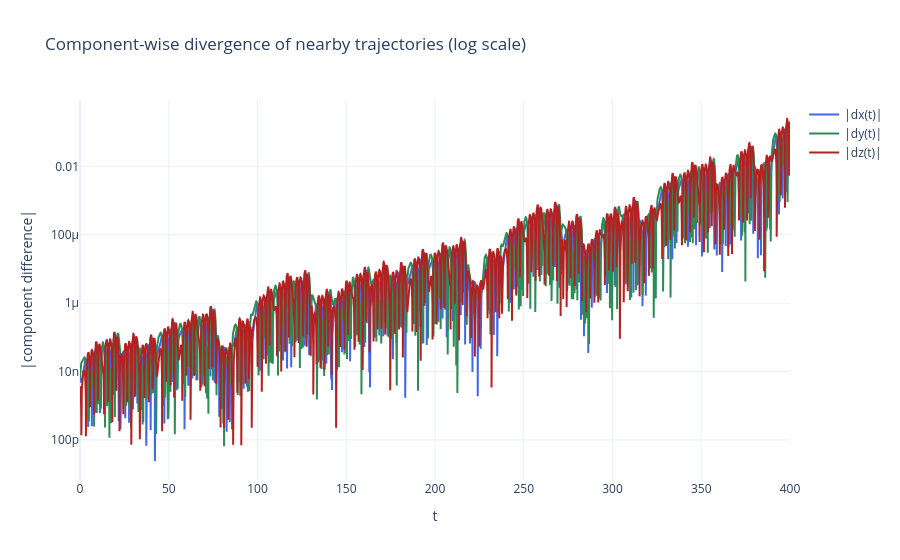

Notebook cell for this chart:
### Markdown cell above
### Построить график расхождения двух близлежащих на аттрактора траекторий

### Code cell
# Uses shared imports and system function from the general cell.

# -------- 1) Get a point on attractor (after transient) --------
t_span_pre = (0.0, 200.0)
s0_pre = [0.2, -0.2, 0.1]

sol_pre = solve_ivp(
    f,
    t_span_pre,
    s0_pre,
    rtol=DEFAULT_RTOL,
    atol=DEFAULT_ATOL,
    dense_output=True,
)

if not sol_pre.success:
    raise RuntimeError(f"Pre-integration failed: {sol_pre.message}")

# Base initial condition taken from attractor
t0 = 150.0
s_base = sol_pre.sol(t0)

# -------- 2) Build a close initial condition --------
eps = 1e-8
v = np.array([1.0, -1.0, 0.5], dtype=float)
v = v / np.linalg.norm(v)

s1 = np.array(s_base, dtype=float)
s2 = s1 + eps * v

# -------- 3) Integrate both trajectories on same time grid --------
t_span = (0.0, 400.0)
t_eval = np.linspace(t_span[0], t_span[1], 12000)

sol1 = solve_ivp(f, t_span, s1, t_eval=t_eval, rtol=DEFAULT_RTOL, atol=DEFAULT_ATOL)
sol2 = solve_ivp(f, t_span, s2, t_eval=t_eval, rtol=DEFAULT_RTOL, atol=DEFAULT_ATOL)

if (not sol1.success) or (not sol2.success):
    raise RuntimeError("Integration failed for nearby trajectories")

# -------- 4) Component-wise divergence --------
delta = sol2.y - sol1.y  # shape: (3, N)
dx = np.abs(delta[0])
dy = np.abs(delta[1])
dz = np.abs(delta[2])

# -------- 5) Keep only second part: log-scale plot --------
fig_log = go.Figure()
fig_log.add_trace(
    go.Scatter(
        x=t_eval,
        y=np.maximum(dx, 1e-30),
        mode="lines",
        line=dict(width=2, color="royalblue"),
        name="|dx(t)|",
    )
)
fig_log.add_trace(
    go.Scatter(
        x=t_eval,
        y=np.maximum(dy, 1e-30),
        mode="lines",
        line=dict(width=2, color="seagreen"),
        name="|dy(t)|",
    )
)
fig_log.add_trace(
    go.Scatter(
        x=t_eval,
        y=np.maximum(dz, 1e-30),
        mode="lines",
        line=dict(width=2, color="firebrick"),
        name="|dz(t)|",
    )
)

fig_log.update_layout(
    title="Component-wise divergence of nearby trajectories (log scale)",
    xaxis_title="t",
    yaxis_title="|component difference|",
    yaxis_type="log",
    template="plotly_white",
)
fig_log.show()

print(f"Initial |dx|, |dy|, |dz|: {dx[0]:.3e}, {dy[0]:.3e}, {dz[0]:.3e}")
print(f"Final   |dx|, |dy|, |dz|: {dx[-1]:.3e}, {dy[-1]:.3e}, {dz[-1]:.3e}")

### Figure 1 — Plotly figure (JSON) as saved in the notebook; plotly's stock layout.template omitted (floating-point values rounded to 4 significant figures; data arrays with more than 128 entries replaced by an {"elided": "..."} marker saying what was removed)
{"data": [{"line": {"color": "royalblue", "width": 2}, "mode": "lines", "name": "|dx(t)|", "type": "scatter", "x": {"elided": "12000 float values"}, "y": {"elided": "12000 float values"}}, {"line": {"color": "seagreen", "width": 2}, "mode": "lines", "name": "|dy(t)|", "type": "scatter", "x": {"elided": "12000 float values"}, "y": {"elided": "12000 float values"}}, {"line": {"color": "firebrick", "width": 2}, "mode": "lines", "name": "|dz(t)|", "type": "scatter", "x": {"elided": "12000 float values"}, "y": {"elided": "12000 float values"}}], "layout": {"title": {"text": "Component-wise divergence of nearby trajectories (log scale)"}, "xaxis": {"title": {"text": "t"}}, "yaxis": {"title": {"text": "|component difference|"}, "type": "log"}}}
